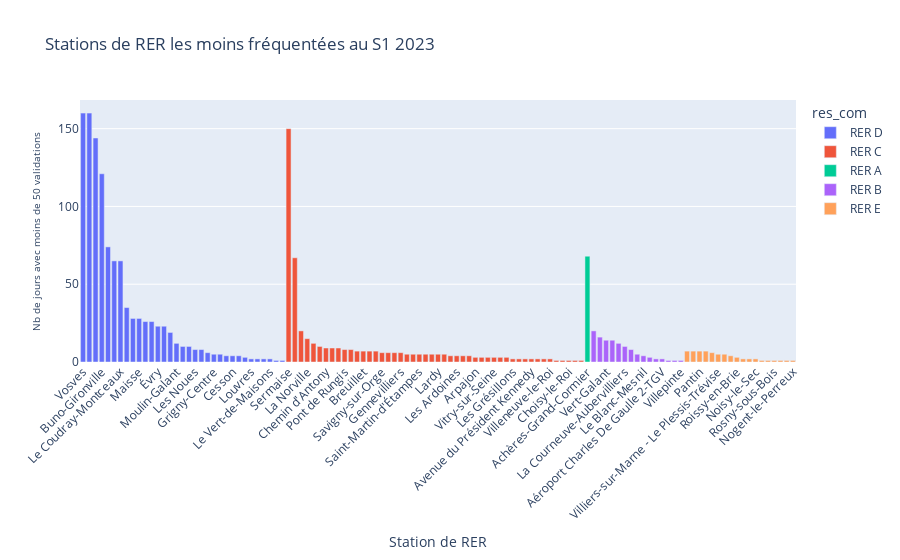

The cell this chart's notebook holds for it:
### Code cell
df2=liste_faible_freq_stations.reset_index()

fig = px.bar(df2, x='Station de RER', y='Nb de jours avec moins de 50 validations', color='res_com',
             title='Stations de RER les moins fréquentées au S1 2023')

# Personnaliser le graphique
fig.update_layout(xaxis_tickangle=-45)  # Incliner les étiquettes de l'axe des abscisses
#fig.update_traces(marker_color='skyblue')  # La couleur par défaut des barres, peut être écrasée par 'color'
fig.update_yaxes(title_font=dict(size=10))  # Réduire la taille de la police pour l'axe des ordonnées

# Afficher le graphique
fig.show()

### Figure 1 — Plotly figure (JSON) as saved in the notebook; plotly's stock layout.template omitted (floating-point values rounded to 4 significant figures)
{"data": [{"alignmentgroup": "True", "hovertemplate": "res_com=RER D<br>Station de RER=%{x}<br>Nb de jours avec moins de 50 validations=%{y}<extra></extra>", "legendgroup": "RER D", "marker": {"color": "#636efa", "pattern": {"shape": ""}}, "name": "RER D", "offsetgroup": "RER D", "orientation": "v", "showlegend": true, "textposition": "auto", "type": "bar", "x": ["Vosves", "Boigneville", "Le Plessis-Chenet", "Buno-Gironville", "Saint-Fargeau", "Boissise-le-Roi", "Le Coudray-Montceaux", "Villabé", "Grand-Bourg", "Maisse", "Essonnes-Robinson", "Ponthierry-Pringy", "Évry", "Ris-Orangis", "Boutigny", "Moulin-Galant", "La Ferté-Alais", "Mennecy", "Les Noues", "Ballancourt", "Le Bras-de-Fer", "Grigny-Centre", "Villeneuve-Triage", "Le Mée", "Cesson", "Orangis-Bois de l'Epine", "Évry Courcouronnes", "Louvres", "Stade de France-Saint-Denis", "Lieusaint-Moissy", "Le Vert-de-Maisons", "Survilliers-Fosses", "Créteil Pompadour"], "xaxis": "x", "y": [160, 160, 144, 121, 74, 65, 65, 35, 28, 28, 26, 26, 23, 23, 19, 12, 10, 10, 8, 8, 6, 5, 5, 4, 4, 4, 3, 2, 2, 2, 2, 1, 1], "yaxis": "y"}, {"alignmentgroup": "True", "hovertemplate": "res_com=RER C<br>Station de RER=%{x}<br>Nb de jours avec moins de 50 validations=%{y}<extra></extra>", "legendgroup": "RER C", "marker": {"color": "#EF553B", "pattern": {"shape": ""}}, "name": "RER C", "offsetgroup": "RER C", "orientation": "v", "showlegend": true, "textposition": "auto", "type": "bar", "x": ["Sermaise", "Dourdan-la-Forêt", "Chamarande", "La Norville", "Versailles Château", "Rungis-La Fraternelle", "Chemin d'Antony", "Sainte-Geneviève-des-Bois", "Épinay-sur-Orge", "Pont de Rungis", "Saint-Michel-sur-Orge", "Égly", "Breuillet", "Saint-Gratien", "Boulainvilliers", "Savigny-sur-Orge", "Saint-Chéron", "Marolles-en-Hurepoix", "Gennevilliers", "Bouray", "Étréchy", "Saint-Martin-d'Étampes", "Breuillet-Village", "Issy", "Lardy", "Saint-Ouen", "Pont du Garigliano", "Les Ardoines", "Musée d'Orsay", "Les Saules", "Arpajon", "Orly Ville", "Ivry-sur-Seine", "Vitry-sur-Seine", "Issy-Val-de-Seine", "Champ de Mars", "Les Grésillons", "Dourdan", "Étampes", "Avenue du Président Kennedy", "Avenue Henri Martin", "Athis-Mons", "Villeneuve-le-Roi", "Avenue Foch", "Chaville-Vélizy", "Choisy-le-Roi", "Ablon", "Javel"], "xaxis": "x", "y": [150, 67, 20, 15, 12, 10, 9, 9, 9, 8, 8, 7, 7, 7, 7, 6, 6, 6, 6, 5, 5, 5, 5, 5, 5, 5, 4, 4, 4, 4, 3, 3, 3, 3, 3, 3, 2, 2, 2, 2, 2, 2, 2, 1, 1, 1, 1, 1], "yaxis": "y"}, {"alignmentgroup": "True", "hovertemplate": "res_com=RER A<br>Station de RER=%{x}<br>Nb de jours avec moins de 50 validations=%{y}<extra></extra>", "legendgroup": "RER A", "marker": {"color": "#00cc96", "pattern": {"shape": ""}}, "name": "RER A", "offsetgroup": "RER A", "orientation": "v", "showlegend": true, "textposition": "auto", "type": "bar", "x": ["Achères-Grand-Cormier"], "xaxis": "x", "y": [68], "yaxis": "y"}, {"alignmentgroup": "True", "hovertemplate": "res_com=RER B<br>Station de RER=%{x}<br>Nb de jours avec moins de 50 validations=%{y}<extra></extra>", "legendgroup": "RER B", "marker": {"color": "#ab63fa", "pattern": {"shape": ""}}, "name": "RER B", "offsetgroup": "RER B", "orientation": "v", "showlegend": true, "textposition": "auto", "type": "bar", "x": ["Bagneux", "Villeparisis-Mitry-le-Neuf", "Vert-Galant", "Sevran-Livry", "La Plaine-Stade de France", "La Courneuve-Aubervilliers", "Drancy", "Mitry-Claye", "Le Blanc-Mesnil", "Les Baconnets", "Sevran-Beaudottes", "Aéroport Charles De Gaulle 2-TGV", "Parc des Expositions", "Aéroport Charles De Gaulle 1", "Villepinte"], "xaxis": "x", "y": [20, 16, 14, 14, 12, 10, 8, 5, 4, 3, 2, 2, 1, 1, 1], "yaxis": "y"}, {"alignmentgroup": "True", "hovertemplate": "res_com=RER E<br>Station de RER=%{x}<br>Nb de jours avec moins de 50 validations=%{y}<extra></extra>", "legendgroup": "RER E", "marker": {"color": "#FFA15A", "pattern": {"shape": ""}}, "name": "RER E", "offsetgroup": "RER E", "orientation": "v", "showlegend": true, "textposition": "auto", "type": "bar", "x": ["Les Yvris-Noisy-le-Grand", "Tournan", "Pantin", "Gretz-Armainvilliers", "Ozoir-la-Ferrière", "Villiers-sur-Marne - Le Plessis-Trévise", "Les Boullereaux-Champigny", "Émerainville-Pontault-Combault", "Roissy-en-Brie", "Rosa Parks", "Le Raincy-Villemomble-Montfermeil", "Noisy-le-Sec", "Rosny-Bois-Perrier", "Le Chénay-Gagny", "Rosny-sous-Bois", "Gagny", "Chelles-Gournay", "Nogent-le-Perreux"], "xaxis": "x", "y": [7, 7, 7, 7, 6, 5, 5, 4, 3, 2, 2, 2, 1, 1, 1, 1, 1, 1], "yaxis": "y"}], "layout": {"autosize": true, "barmode": "relative", "legend": {"title": {"text": "res_com"}, "tracegroupgap": 0}, "title": {"text": "Stations de RER les moins fréquentées au S1 2023"}, "xaxis": {"anchor": "y", "autorange": true, "domain": [0, 1], "range": [-0.5, 114.5], "tickangle": -45, "title": {"text": "Station de RER"}, "type": "category"}, "yaxis": {"anchor": "x", "autorange": true, "domain": [0, 1], "range": [0, 168.4], "title": {"font": {"size": 10}, "text": "Nb de jours avec moins de 50 validations"}, "type": "linear"}}}
